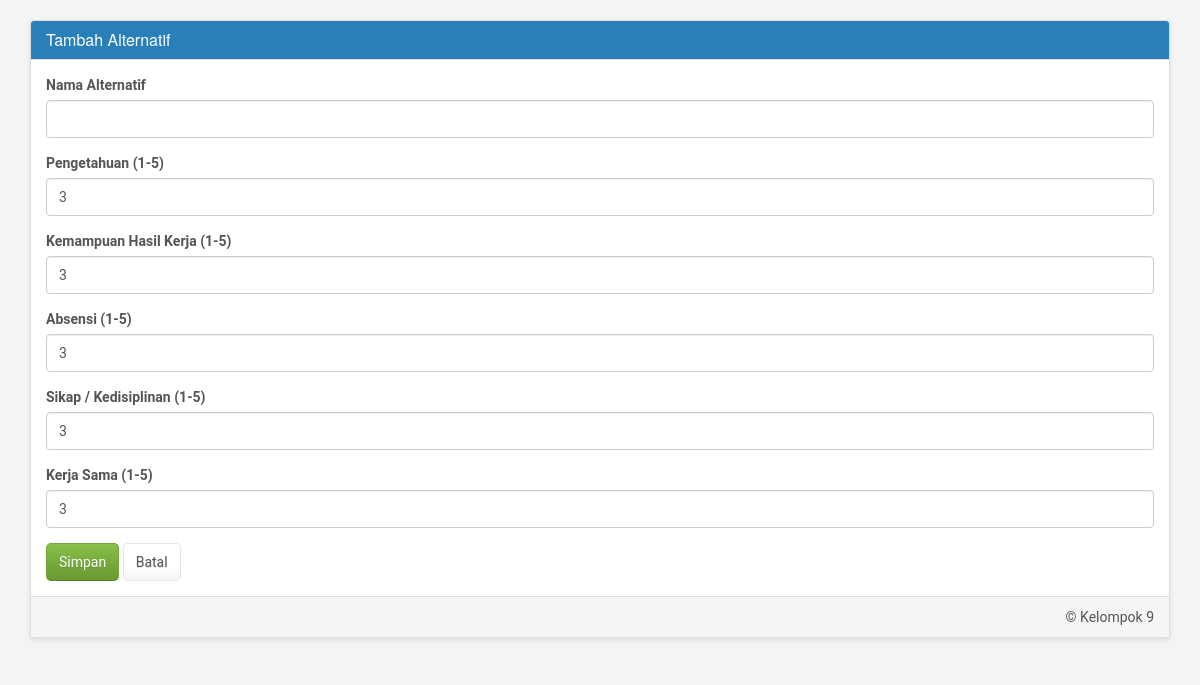
Screenshot of /add-kriteria.php with the database file from the repository.
### tables this page shows
CREATE TABLE `kriteria` (
  `id_kriteria` varchar(20) NOT NULL,
  `kriteria` varchar(50) NOT NULL,
  `kepentingan` varchar(20) NOT NULL,
  `cost_benefit` varchar(20) NOT NULL
);

### add-kriteria.php (the view, shortened to what this page needs)
<?php
include('configdb.php');
$resK = $mysqli->query("SELECT id_kriteria, kriteria FROM kriteria ORDER BY id_kriteria");
$kriteria = [];
while ($row = $resK->fetch_assoc()) {
    $kriteria[] = $row;
}
?>
<!DOCTYPE html>
<html lang="en">
<head>
    <link href="ui/css/cerulean.min.css" rel="stylesheet">
</head>
<body>
    <div class="container">
        <div class="panel panel-primary">
            <div class="panel-heading"><h3 class="panel-title">Tambah Alternatif</h3></div>
            <div class="panel-body">
                <form method="post" action="">
                    <div class="form-group">
                        <label for="alternatif">Nama Alternatif</label>
                        <input type="text" name="alternatif" id="alternatif" class="form-control" required>
                    </div>
                    <?php foreach ($kriteria as $idx => $k): ?>
                        <div class="form-group">
                            <label for="k<?php echo $idx+1; ?>"><?php echo ucwords($k['kriteria']); ?> (1-5)</label>
                            <input type="number"
                                   name="k<?php echo $idx+1; ?>"
                                   id="k<?php echo $idx+1; ?>"
                                   class="form-control"
                                   min="1" max="5"
                                   value="3" required>
                        </div>
                    <?php endforeach; ?>
                    <button type="submit" class="btn btn-success">Simpan</button>
                    <a href="alternatif.php" class="btn btn-default">Batal</a>
                </form>
            </div>
            <div class="panel-footer text-right"><?php echo $_SESSION['by']; ?></div>
        </div>
    </div>
</body>
</html>

### add-kriteria.php (style rules this page uses)
body { margin-top: 20px; font-family: 'Roboto', sans-serif; background-color: #f4f4f4; }
.panel { border-radius: 0; box-shadow: 0 2px 4px rgba(0,0,0,0.1); }
.panel-heading { background-color: #2980b9 !important; color: #fff !important; }
.btn { border-radius: 5px; }

### rows the page displays
kriteria: kriteria "Pengetahuan"
kriteria: kriteria "Kemampuan Hasil Kerja"
kriteria: kriteria "Absensi"
kriteria: kriteria "Sikap / Kedisiplinan"
kriteria: kriteria "Kerja Sama"

### other values shown
$_SESSION['by'] "© Kelompok 9"
